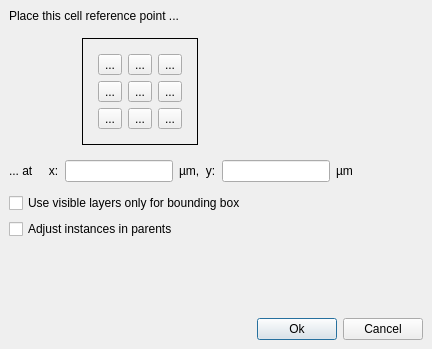
<?xml version="1.0" encoding="UTF-8"?>
<ui version="4.0">
 <class>AlignCellOptionsDialog</class>
 <widget class="QDialog" name="AlignCellOptionsDialog">
  <property name="geometry">
   <rect>
    <x>0</x>
    <y>0</y>
    <width>432</width>
    <height>349</height>
   </rect>
  </property>
  <property name="windowTitle">
   <string>Adjust Cell Origin</string>
  </property>
  <layout class="QVBoxLayout">
   <property name="spacing">
    <number>6</number>
   </property>
   <property name="leftMargin">
    <number>9</number>
   </property>
   <property name="topMargin">
    <number>9</number>
   </property>
   <property name="rightMargin">
    <number>9</number>
   </property>
   <property name="bottomMargin">
    <number>9</number>
   </property>
   <item>
    <widget class="QLabel" name="label">
     <property name="text">
      <string>Place this cell reference point ...</string>
     </property>
    </widget>
   </item>
   <item>
    <widget class="QFrame" name="frame_2">
     <property name="sizePolicy">
      <sizepolicy hsizetype="Fixed" vsizetype="Fixed">
       <horstretch>0</horstretch>
       <verstretch>0</verstretch>
      </sizepolicy>
     </property>
     <property name="frameShape">
      <enum>QFrame::NoFrame</enum>
     </property>
     <property name="frameShadow">
      <enum>QFrame::Raised</enum>
     </property>
     <layout class="QHBoxLayout">
      <property name="spacing">
       <number>6</number>
      </property>
      <property name="leftMargin">
       <number>9</number>
      </property>
      <property name="topMargin">
       <number>9</number>
      </property>
      <property name="rightMargin">
       <number>9</number>
      </property>
      <property name="bottomMargin">
       <number>9</number>
      </property>
      <item>
       <spacer>
        <property name="orientation">
         <enum>Qt::Horizontal</enum>
        </property>
        <property name="sizeHint" stdset="0">
         <size>
          <width>64</width>
          <height>20</height>
         </size>
        </property>
       </spacer>
      </item>
      <item>
       <widget class="QFrame" name="frame_3">
        <property name="frameShape">
         <enum>QFrame::Box</enum>
        </property>
        <property name="frameShadow">
         <enum>QFrame::Plain</enum>
        </property>
        <layout class="QGridLayout">
         <property name="leftMargin">
          <number>15</number>
         </property>
         <property name="topMargin">
          <number>15</number>
         </property>
         <property name="rightMargin">
          <number>15</number>
         </property>
         <property name="bottomMargin">
          <number>15</number>
         </property>
         <property name="spacing">
          <number>6</number>
         </property>
         <item row="0" column="2">
          <widget class="QToolButton" name="ct">
           <property name="text">
            <string>...</string>
           </property>
           <property name="icon">
            <iconset resource="../../lay/lay/layResources.qrc">
             <normaloff>:/ct.png</normaloff>:/ct.png</iconset>
           </property>
           <property name="iconSize">
            <size>
             <width>31</width>
             <height>31</height>
            </size>
           </property>
           <property name="checkable">
            <bool>true</bool>
           </property>
          </widget>
         </item>
         <item row="0" column="0">
          <widget class="QToolButton" name="lt">
           <property name="text">
            <string>...</string>
           </property>
           <property name="icon">
            <iconset resource="../../lay/lay/layResources.qrc">
             <normaloff>:/lt.png</normaloff>:/lt.png</iconset>
           </property>
           <property name="iconSize">
            <size>
             <width>31</width>
             <height>31</height>
            </size>
           </property>
           <property name="checkable">
            <bool>true</bool>
           </property>
          </widget>
         </item>
         <item row="0" column="3">
          <widget class="QToolButton" name="rt">
           <property name="text">
            <string>...</string>
           </property>
           <property name="icon">
            <iconset resource="../../lay/lay/layResources.qrc">
             <normaloff>:/rt.png</normaloff>:/rt.png</iconset>
           </property>
           <property name="iconSize">
            <size>
             <width>31</width>
             <height>31</height>
            </size>
           </property>
           <property name="checkable">
            <bool>true</bool>
           </property>
          </widget>
         </item>
         <item row="1" column="0">
          <widget class="QToolButton" name="lc">
           <property name="text">
            <string>...</string>
           </property>
           <property name="icon">
            <iconset resource="../../lay/lay/layResources.qrc">
             <normaloff>:/lc.png</normaloff>:/lc.png</iconset>
           </property>
           <property name="iconSize">
            <size>
             <width>31</width>
             <height>31</height>
            </size>
           </property>
           <property name="checkable">
            <bool>true</bool>
           </property>
          </widget>
         </item>
         <item row="1" column="2">
          <widget class="QToolButton" name="cc">
           <property name="text">
            <string>...</string>
           </property>
           <property name="icon">
            <iconset resource="../../lay/lay/layResources.qrc">
             <normaloff>:/cc.png</normaloff>:/cc.png</iconset>
           </property>
           <property name="iconSize">
            <size>
             <width>31</width>
             <height>31</height>
            </size>
           </property>
           <property name="checkable">
            <bool>true</bool>
           </property>
          </widget>
         </item>
         <item row="1" column="3">
          <widget class="QToolButton" name="rc">
           <property name="text">
            <string>...</string>
           </property>
           <property name="icon">
            <iconset resource="../../lay/lay/layResources.qrc">
             <normaloff>:/rc.png</normaloff>:/rc.png</iconset>
           </property>
           <property name="iconSize">
            <size>
             <width>31</width>
             <height>31</height>
            </size>
           </property>
           <property name="checkable">
            <bool>true</bool>
           </property>
          </widget>
         </item>
         <item row="2" column="0">
          <widget class="QToolButton" name="lb">
           <property name="text">
            <string>...</string>
           </property>
           <property name="icon">
            <iconset resource="../../lay/lay/layResources.qrc">
             <normaloff>:/lb.png</normaloff>:/lb.png</iconset>
           </property>
           <property name="iconSize">
            <size>
             <width>31</width>
             <height>31</height>
            </size>
           </property>
           <property name="checkable">
            <bool>true</bool>
           </property>
          </widget>
         </item>
         <item row="2" column="2">
          <widget class="QToolButton" name="cb">
           <property name="text">
            <string>...</string>
           </property>
           <property name="icon">
            <iconset resource="../../lay/lay/layResources.qrc">
             <normaloff>:/cb.png</normaloff>:/cb.png</iconset>
           </property>
           <property name="iconSize">
            <size>
             <width>31</width>
             <height>31</height>
            </size>
           </property>
           <property name="checkable">
            <bool>true</bool>
           </property>
          </widget>
         </item>
         <item row="2" column="3">
          <widget class="QToolButton" name="rb">
           <property name="text">
            <string>...</string>
           </property>
           <property name="icon">
            <iconset resource="../../lay/lay/layResources.qrc">
             <normaloff>:/rb.png</normaloff>:/rb.png</iconset>
           </property>
           <property name="iconSize">
            <size>
             <width>31</width>
             <height>31</height>
            </size>
           </property>
           <property name="checkable">
            <bool>true</bool>
           </property>
          </widget>
         </item>
        </layout>
       </widget>
      </item>
      <item>
       <spacer>
        <property name="orientation">
         <enum>Qt::Horizontal</enum>
        </property>
        <property name="sizeHint" stdset="0">
         <size>
          <width>88</width>
          <height>20</height>
         </size>
        </property>
       </spacer>
      </item>
     </layout>
    </widget>
   </item>
   <item>
    <widget class="QFrame" name="frame_4">
     <property name="sizePolicy">
      <sizepolicy hsizetype="Fixed" vsizetype="Preferred">
       <horstretch>0</horstretch>
       <verstretch>0</verstretch>
      </sizepolicy>
     </property>
     <property name="frameShape">
      <enum>QFrame::NoFrame</enum>
     </property>
     <property name="frameShadow">
      <enum>QFrame::Raised</enum>
     </property>
     <layout class="QHBoxLayout" name="horizontalLayout">
      <property name="leftMargin">
       <number>0</number>
      </property>
      <property name="topMargin">
       <number>0</number>
      </property>
      <property name="rightMargin">
       <number>0</number>
      </property>
      <property name="bottomMargin">
       <number>0</number>
      </property>
      <item>
       <widget class="QLabel" name="label_3">
        <property name="text">
         <string>... at     x:</string>
        </property>
       </widget>
      </item>
      <item>
       <widget class="QLineEdit" name="x_le"/>
      </item>
      <item>
       <widget class="QLabel" name="label_4">
        <property name="text">
         <string>µm,  y:</string>
        </property>
       </widget>
      </item>
      <item>
       <widget class="QLineEdit" name="y_le"/>
      </item>
      <item>
       <widget class="QLabel" name="label_2">
        <property name="text">
         <string>µm</string>
        </property>
       </widget>
      </item>
     </layout>
    </widget>
   </item>
   <item>
    <spacer name="verticalSpacer">
     <property name="orientation">
      <enum>Qt::Vertical</enum>
     </property>
     <property name="sizeType">
      <enum>QSizePolicy::Fixed</enum>
     </property>
     <property name="sizeHint" stdset="0">
      <size>
       <width>20</width>
       <height>5</height>
      </size>
     </property>
    </spacer>
   </item>
   <item>
    <widget class="QCheckBox" name="vis_only_cbx">
     <property name="text">
      <string>Use visible layers only for bounding box</string>
     </property>
    </widget>
   </item>
   <item>
    <widget class="QCheckBox" name="adjust_calls_cbx">
     <property name="text">
      <string>Adjust instances in parents</string>
     </property>
    </widget>
   </item>
   <item>
    <spacer>
     <property name="orientation">
      <enum>Qt::Vertical</enum>
     </property>
     <property name="sizeType">
      <enum>QSizePolicy::Expanding</enum>
     </property>
     <property name="sizeHint" stdset="0">
      <size>
       <width>20</width>
       <height>8</height>
      </size>
     </property>
    </spacer>
   </item>
   <item>
    <widget class="QFrame" name="frame">
     <property name="frameShape">
      <enum>QFrame::NoFrame</enum>
     </property>
     <property name="frameShadow">
      <enum>QFrame::Raised</enum>
     </property>
     <layout class="QHBoxLayout">
      <property name="spacing">
       <number>6</number>
      </property>
      <property name="leftMargin">
       <number>0</number>
      </property>
      <property name="topMargin">
       <number>0</number>
      </property>
      <property name="rightMargin">
       <number>0</number>
      </property>
      <property name="bottomMargin">
       <number>0</number>
      </property>
      <item>
       <spacer>
        <property name="orientation">
         <enum>Qt::Horizontal</enum>
        </property>
        <property name="sizeHint" stdset="0">
         <size>
          <width>209</width>
          <height>20</height>
         </size>
        </property>
       </spacer>
      </item>
      <item>
       <widget class="QPushButton" name="pushButton">
        <property name="text">
         <string>Ok</string>
        </property>
        <property name="default">
         <bool>true</bool>
        </property>
       </widget>
      </item>
      <item>
       <widget class="QPushButton" name="pushButton_2">
        <property name="text">
         <string>Cancel</string>
        </property>
       </widget>
      </item>
     </layout>
    </widget>
   </item>
  </layout>
 </widget>
 <tabstops>
  <tabstop>pushButton</tabstop>
  <tabstop>pushButton_2</tabstop>
  <tabstop>lt</tabstop>
  <tabstop>ct</tabstop>
  <tabstop>rt</tabstop>
  <tabstop>lc</tabstop>
  <tabstop>cc</tabstop>
  <tabstop>rc</tabstop>
  <tabstop>lb</tabstop>
  <tabstop>cb</tabstop>
  <tabstop>rb</tabstop>
  <tabstop>x_le</tabstop>
  <tabstop>y_le</tabstop>
  <tabstop>vis_only_cbx</tabstop>
  <tabstop>adjust_calls_cbx</tabstop>
 </tabstops>
 <resources>
  <include location="../../lay/lay/layResources.qrc"/>
 </resources>
 <connections>
  <connection>
   <sender>pushButton</sender>
   <signal>clicked()</signal>
   <receiver>AlignCellOptionsDialog</receiver>
   <slot>accept()</slot>
   <hints>
    <hint type="sourcelabel">
     <x>237</x>
     <y>203</y>
    </hint>
    <hint type="destinationlabel">
     <x>147</x>
     <y>81</y>
    </hint>
   </hints>
  </connection>
  <connection>
   <sender>pushButton_2</sender>
   <signal>clicked()</signal>
   <receiver>AlignCellOptionsDialog</receiver>
   <slot>reject()</slot>
   <hints>
    <hint type="sourcelabel">
     <x>325</x>
     <y>202</y>
    </hint>
    <hint type="destinationlabel">
     <x>325</x>
     <y>57</y>
    </hint>
   </hints>
  </connection>
 </connections>
</ui>
